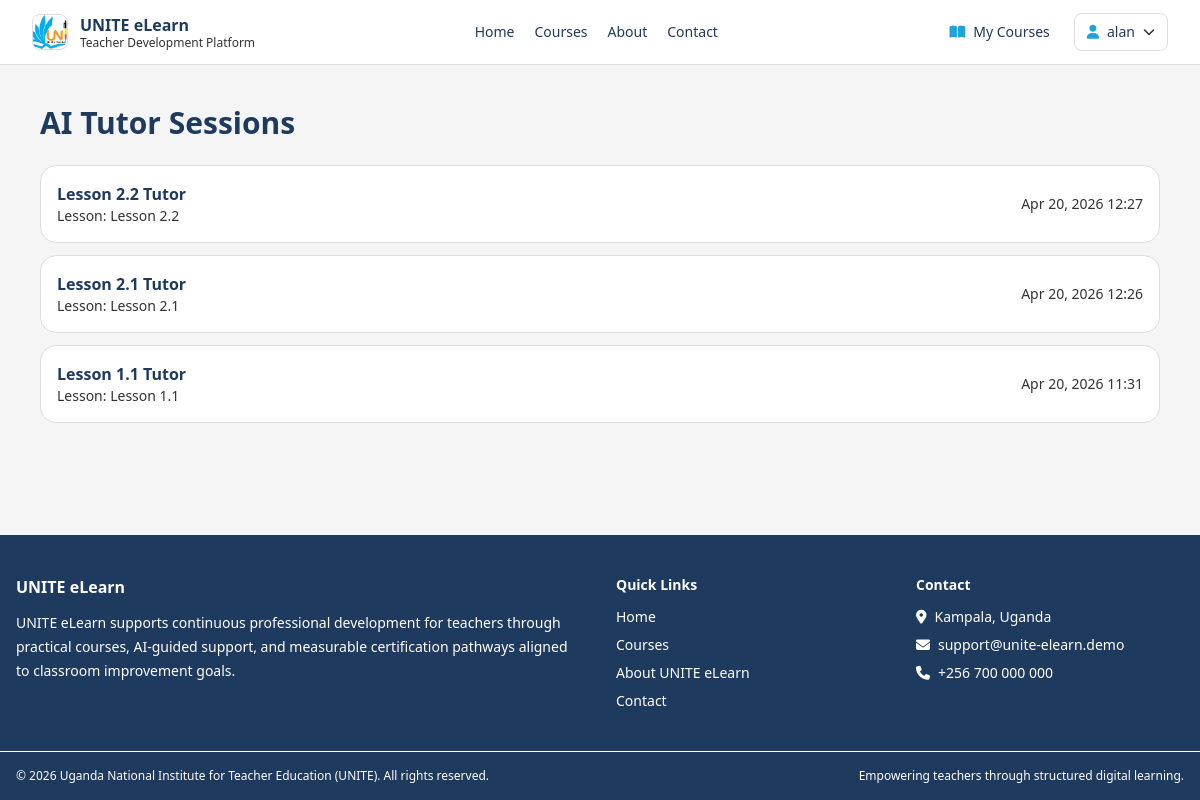
/ai/history/ (signed in), run on an earlier commit of the app's database.
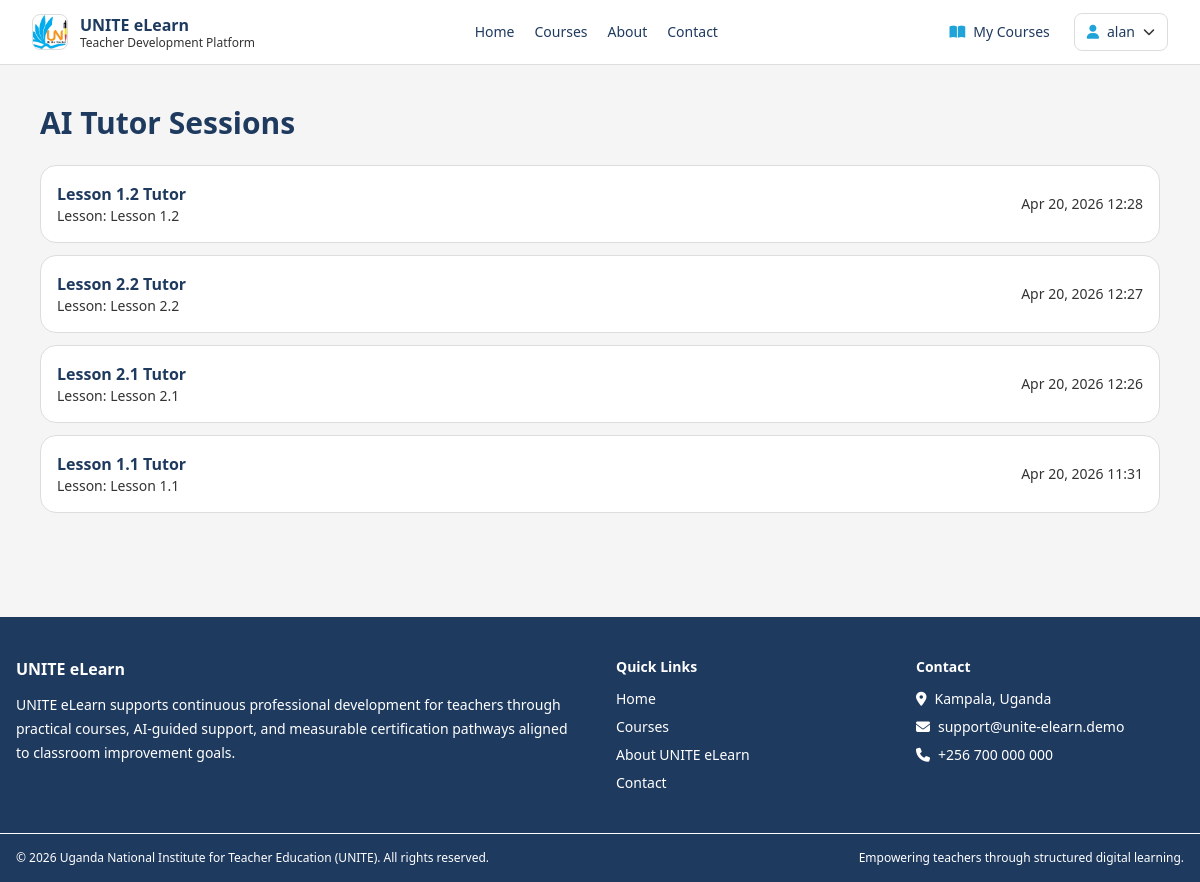
And on a later commit of the database.
### ai_tutor/models.py (models this page shows, shortened)
class ChatSession(models.Model):
    user = models.ForeignKey(User, on_delete=models.CASCADE, related_name="chat_sessions")
    course = models.ForeignKey(Course, on_delete=models.SET_NULL, null=True, blank=True, related_name="chat_sessions")
    lesson = models.ForeignKey(Lesson, on_delete=models.SET_NULL, null=True, blank=True, related_name="chat_sessions")
    title = models.CharField(max_length=255, blank=True)
    created_at = models.DateTimeField(auto_now_add=True)
    updated_at = models.DateTimeField(auto_now=True)
    class Meta:
        ordering = ["-updated_at"]

### courses/models.py (models this page shows, shortened)
class Lesson(models.Model):
    TYPE_VIDEO = "video"
    TYPE_READING = "reading"
    TYPE_ASSIGNMENT = "assignment"
    TYPE_CHOICES = [
        (TYPE_VIDEO, "Video"),
        (TYPE_READING, "Reading"),
        (TYPE_ASSIGNMENT, "Assignment"),
    ]
    module = models.ForeignKey(Module, on_delete=models.CASCADE, related_name="lessons")
    title = models.CharField(max_length=255)
    order = models.PositiveIntegerField(default=1)
    lesson_type = models.CharField(max_length=20, choices=TYPE_CHOICES, default=TYPE_READING)
    duration_minutes = models.PositiveIntegerField(null=True, blank=True)
    content = models.TextField()
    summary = models.TextField(blank=True)
    ai_summary = models.TextField(blank=True)
    ai_keywords = models.TextField(blank=True)
    video_url = models.URLField(blank=True)
    downloadable_material_url = models.URLField(blank=True)
    class Meta:
        ordering = ["module", "order", "id"]

### ai_tutor/views.py (the view)
# urls.py: path("ai/history/", views.chat_history_view, name="history"),
@login_required
def chat_history_view(request):
    sessions = ChatSession.objects.filter(user=request.user).select_related("course", "lesson")
    return render(request, "ai_tutor/history.html", {"sessions": sessions})

### ai_tutor/templates/ai_tutor/history.html (shortened to what this page needs)
{% extends 'base.html' %}
{% block content %}
<div class="max-w-6xl mx-auto px-4 py-10">
    <h1 class="text-3xl font-bold mb-6 text-unite-navy-500">AI Tutor Sessions</h1>
    <div class="space-y-3">
        {% for session in sessions %}
            <a href="{% url 'ai_tutor:chat' %}?session_id={{ session.id }}" class="block bg-white border border-unite-gray-300 rounded-2xl p-4 hover:bg-unite-gray-100">
                <div class="flex justify-between items-center">
                    <div>
                        <p class="font-semibold text-unite-navy-500">{{ session.title|default:'AI Tutor Session' }}</p>
                        <p class="text-sm text-unite-text-main">
                            {% if session.lesson %}Lesson: {{ session.lesson.title }}{% elif session.course %}Course: {{ session.course.title }}{% else %}General{% endif %}
                        </p>
                    </div>
                    <p class="text-sm text-unite-text-main">{{ session.updated_at|date:"M d, Y H:i" }}</p>
                </div>
            </a>
        {% endfor %}
    </div>
</div>
{% endblock %}

What changed in the data, as far as the page shows it:
added ChatSession: title "Lesson 1.2 Tutor", lesson "Lesson 1.2", updated_at "Apr 20, 2026 12:28"
